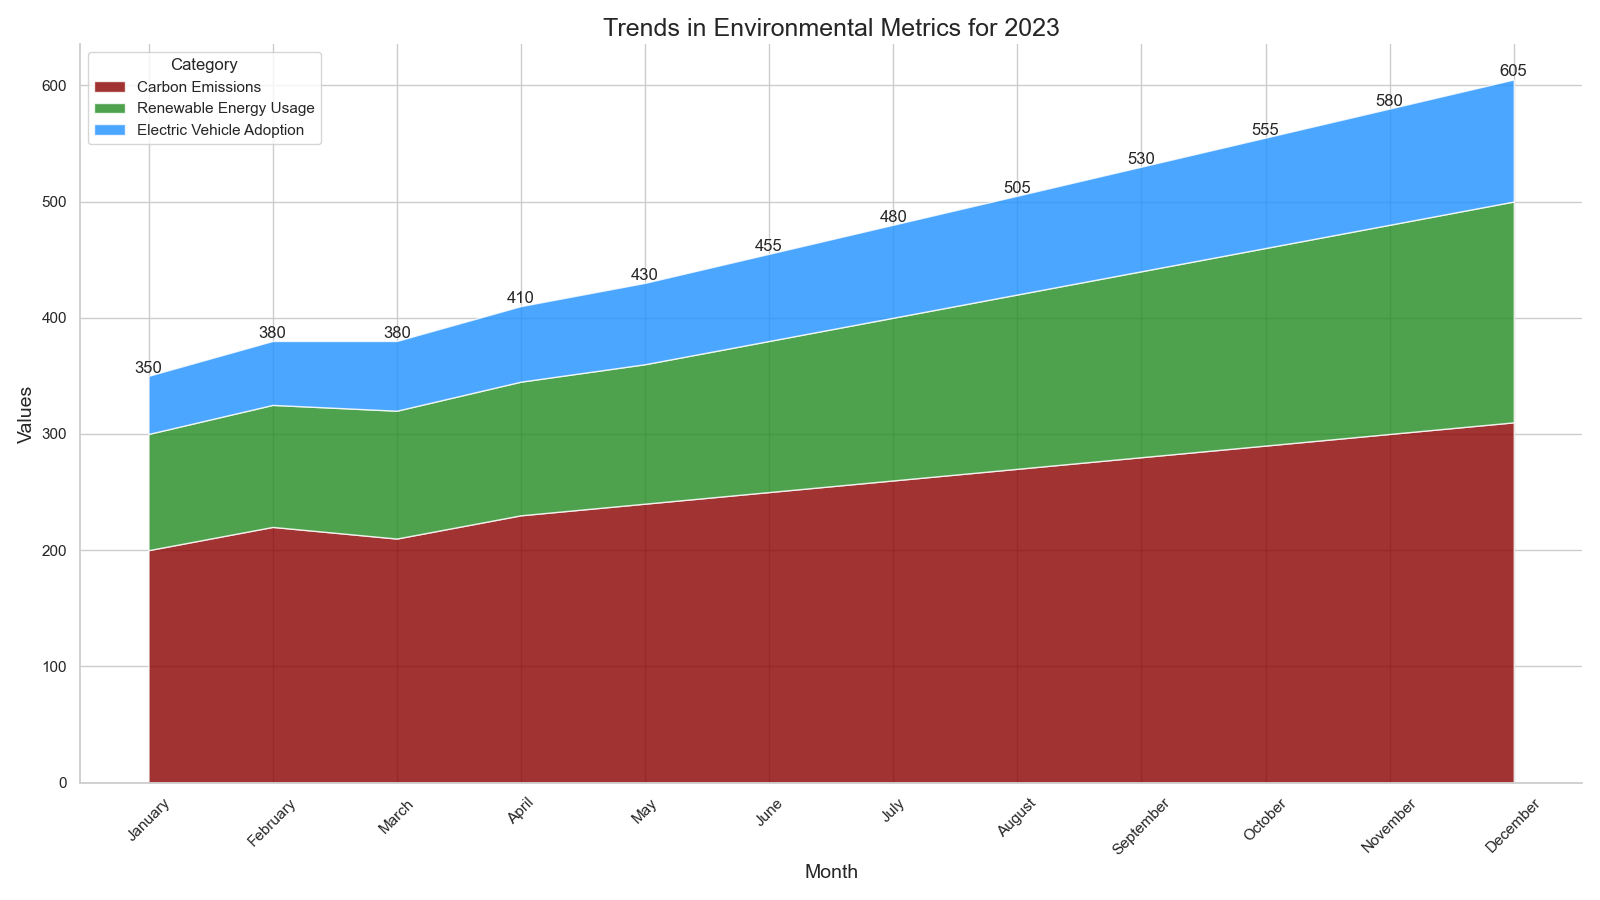

Source code (Python):

import pandas as pd
import seaborn as sns
import matplotlib.pyplot as plt

# Define the dataset
data = {
    'Month': ['January', 'February', 'March', 'April', 'May', 'June',
              'July', 'August', 'September', 'October', 'November', 'December'],
    'Carbon Emissions': [200, 220, 210, 230, 240, 250, 260, 270, 280, 290, 300, 310],
    'Renewable Energy Usage': [100, 105, 110, 115, 120, 130, 140, 150, 160, 170, 180, 190],
    'Electric Vehicle Adoption': [50, 55, 60, 65, 70, 75, 80, 85, 90, 95, 100, 105]
}

# Create a DataFrame
df = pd.DataFrame(data)

# Data preparation for stacked area chart
df_melted = df.melt('Month', var_name='Category', value_name='Value')

# Transformation of 'Month' to categorical type for proper ordering
df_melted['Month'] = pd.Categorical(df_melted['Month'],
                                    categories=data['Month'],
                                    ordered=True)

# Plotting
plt.figure(figsize=(16, 9))

# Carbon Emissions: #8B0000 (Dark Red), Renewable Energy Usage: #228B22 (Forest Green), Electric Vehicle Adoption: #1E90FF (Dodger Blue)
colors = ["#8B0000", "#228B22", "#1E90FF"]

# Stackplot
plt.stackplot(df['Month'], df.iloc[:, 1:].values.T, labels=df.columns[1:], colors=colors, alpha=0.8)

# Beautifying the plot
plt.title('Trends in Environmental Metrics for 2023', fontsize=18)
plt.ylabel('Values', fontsize=14)
plt.xlabel('Month', fontsize=14)
plt.xticks(rotation=45)
plt.legend(title='Category', loc='upper left')

# Annotation
for i, row in df.iterrows():
    total_value = row['Carbon Emissions'] + row['Renewable Energy Usage'] + row['Electric Vehicle Adoption']
    plt.text(row['Month'], total_value, f'{total_value}', ha='center', va='bottom')

sns.despine()

# Show the plot
plt.tight_layout()
plt.show()
